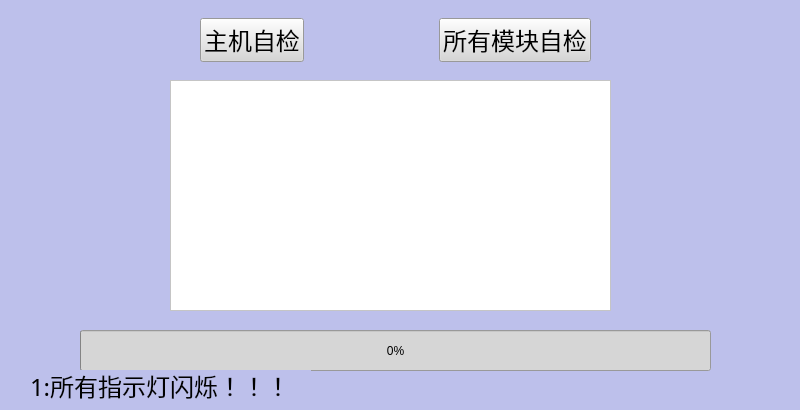
<?xml version="1.0" encoding="UTF-8"?>
<ui version="4.0">
 <class>Form_SelfCheck</class>
 <widget class="QWidget" name="Form_SelfCheck">
  <property name="geometry">
   <rect>
    <x>0</x>
    <y>0</y>
    <width>800</width>
    <height>410</height>
   </rect>
  </property>
  <property name="windowTitle">
   <string>Form</string>
  </property>
  <property name="styleSheet">
   <string notr="true">background-color: rgb(189, 192, 235);</string>
  </property>
  <widget class="QWidget" name="horizontalLayoutWidget">
   <property name="geometry">
    <rect>
     <x>70</x>
     <y>10</y>
     <width>651</width>
     <height>61</height>
    </rect>
   </property>
   <layout class="QHBoxLayout" name="horizontalLayout">
    <item>
     <spacer name="horizontalSpacer_2">
      <property name="orientation">
       <enum>Qt::Horizontal</enum>
      </property>
      <property name="sizeHint" stdset="0">
       <size>
        <width>48</width>
        <height>20</height>
       </size>
      </property>
     </spacer>
    </item>
    <item>
     <widget class="QPushButton" name="pushButton">
      <property name="font">
       <font>
        <family>文泉驿微米黑</family>
        <pointsize>18</pointsize>
       </font>
      </property>
      <property name="styleSheet">
       <string notr="true">background-color: rgb(214, 214, 214);</string>
      </property>
      <property name="text">
       <string>主机自检</string>
      </property>
     </widget>
    </item>
    <item>
     <spacer name="horizontalSpacer">
      <property name="orientation">
       <enum>Qt::Horizontal</enum>
      </property>
      <property name="sizeHint" stdset="0">
       <size>
        <width>40</width>
        <height>20</height>
       </size>
      </property>
     </spacer>
    </item>
    <item>
     <widget class="QPushButton" name="pushButton_2">
      <property name="font">
       <font>
        <family>文泉驿微米黑</family>
        <pointsize>18</pointsize>
       </font>
      </property>
      <property name="styleSheet">
       <string notr="true">background-color: rgb(214, 214, 214);</string>
      </property>
      <property name="text">
       <string>所有模块自检</string>
      </property>
     </widget>
    </item>
    <item>
     <spacer name="horizontalSpacer_3">
      <property name="orientation">
       <enum>Qt::Horizontal</enum>
      </property>
      <property name="sizeHint" stdset="0">
       <size>
        <width>40</width>
        <height>20</height>
       </size>
      </property>
     </spacer>
    </item>
   </layout>
  </widget>
  <widget class="QProgressBar" name="bar">
   <property name="geometry">
    <rect>
     <x>80</x>
     <y>330</y>
     <width>631</width>
     <height>41</height>
    </rect>
   </property>
   <property name="styleSheet">
    <string notr="true">background-color: rgb(214, 214, 214);</string>
   </property>
   <property name="maximum">
    <number>25</number>
   </property>
   <property name="value">
    <number>0</number>
   </property>
  </widget>
  <widget class="QTextEdit" name="textt">
   <property name="geometry">
    <rect>
     <x>170</x>
     <y>80</y>
     <width>441</width>
     <height>231</height>
    </rect>
   </property>
   <property name="styleSheet">
    <string notr="true">background-color: rgb(255, 255, 255);</string>
   </property>
  </widget>
  <widget class="QLabel" name="label">
   <property name="geometry">
    <rect>
     <x>30</x>
     <y>370</y>
     <width>281</width>
     <height>31</height>
    </rect>
   </property>
   <property name="font">
    <font>
     <family>文泉驿微米黑</family>
     <pointsize>18</pointsize>
    </font>
   </property>
   <property name="text">
    <string>1:所有指示灯闪烁！！！</string>
   </property>
  </widget>
 </widget>
 <resources/>
 <connections/>
</ui>
